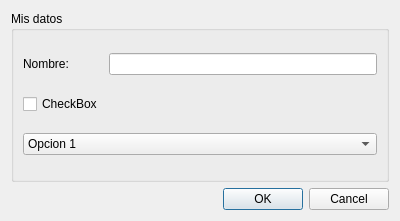
<?xml version="1.0" encoding="UTF-8"?>
<ui version="4.0">
 <class>Dialog</class>
 <widget class="QDialog" name="Dialog">
  <property name="geometry">
   <rect>
    <x>0</x>
    <y>0</y>
    <width>400</width>
    <height>221</height>
   </rect>
  </property>
  <property name="windowTitle">
   <string>Dialog</string>
  </property>
  <layout class="QGridLayout" name="gridLayout">
   <item row="0" column="0">
    <widget class="QGroupBox" name="groupBox">
     <property name="title">
      <string>Mis datos</string>
     </property>
     <layout class="QGridLayout">
      <property name="sizeConstraint">
       <enum>QLayout::SetNoConstraint</enum>
      </property>
      <item row="3" column="0" colspan="2">
       <widget class="QComboBox" name="comboBox">
        <item>
         <property name="text">
          <string>Opcion 1</string>
         </property>
        </item>
        <item>
         <property name="text">
          <string>Opcion 2</string>
         </property>
        </item>
       </widget>
      </item>
      <item row="1" column="0">
       <widget class="QLabel" name="label">
        <property name="text">
         <string>Nombre:</string>
        </property>
       </widget>
      </item>
      <item row="1" column="1">
       <widget class="QLineEdit" name="lineEdit"/>
      </item>
      <item row="2" column="0">
       <widget class="QCheckBox" name="checkBox">
        <property name="text">
         <string>CheckBox</string>
        </property>
       </widget>
      </item>
     </layout>
    </widget>
   </item>
   <item row="1" column="0">
    <widget class="QDialogButtonBox" name="buttonBox">
     <property name="orientation">
      <enum>Qt::Horizontal</enum>
     </property>
     <property name="standardButtons">
      <set>QDialogButtonBox::Cancel|QDialogButtonBox::Ok</set>
     </property>
    </widget>
   </item>
  </layout>
 </widget>
 <resources/>
 <connections>
  <connection>
   <sender>buttonBox</sender>
   <signal>accepted()</signal>
   <receiver>Dialog</receiver>
   <slot>accept()</slot>
   <hints>
    <hint type="sourcelabel">
     <x>248</x>
     <y>254</y>
    </hint>
    <hint type="destinationlabel">
     <x>157</x>
     <y>274</y>
    </hint>
   </hints>
  </connection>
  <connection>
   <sender>buttonBox</sender>
   <signal>rejected()</signal>
   <receiver>Dialog</receiver>
   <slot>reject()</slot>
   <hints>
    <hint type="sourcelabel">
     <x>316</x>
     <y>260</y>
    </hint>
    <hint type="destinationlabel">
     <x>286</x>
     <y>274</y>
    </hint>
   </hints>
  </connection>
 </connections>
</ui>
